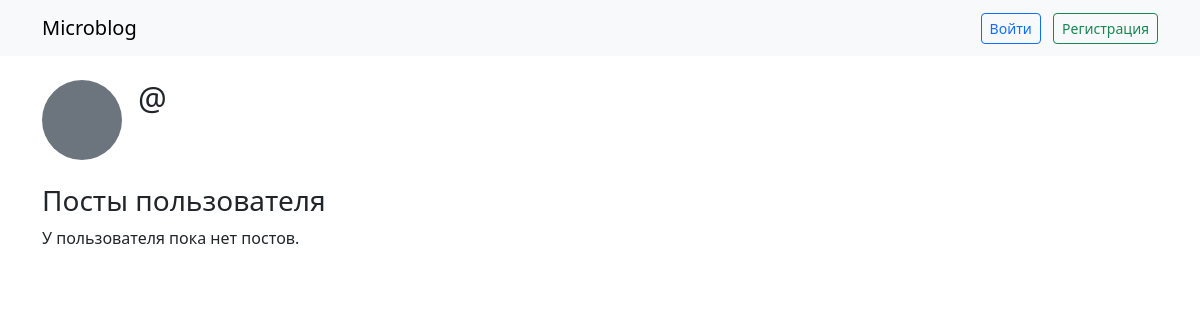
The app's page /profile/1/, older data.
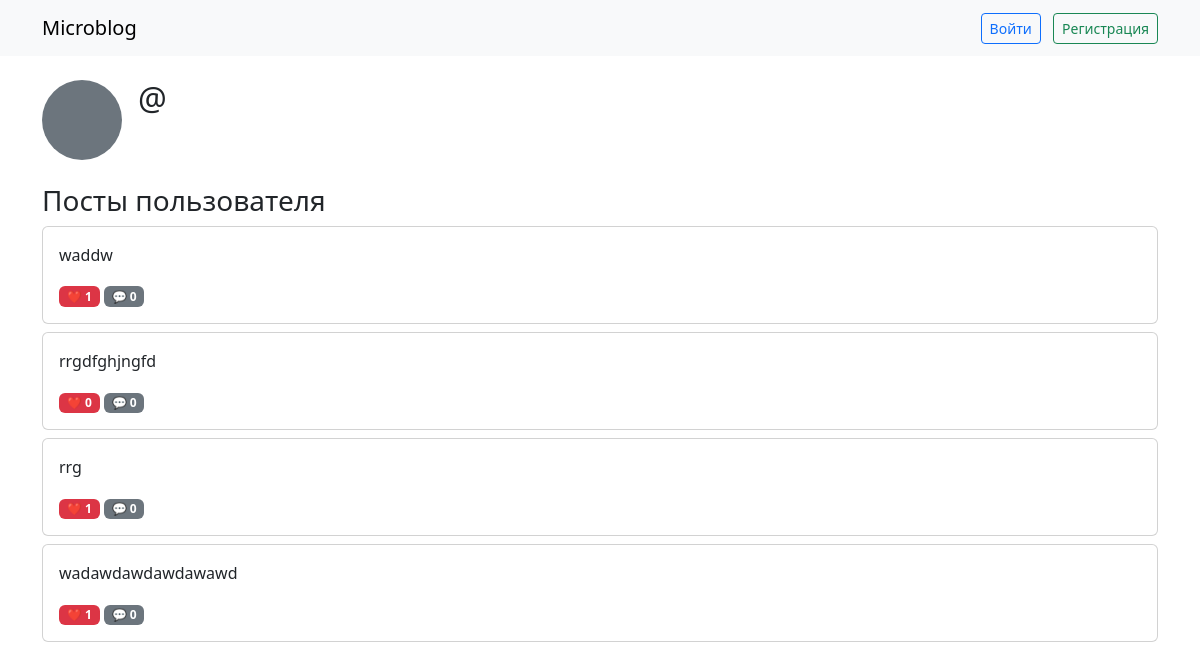
The same page, newer data.
### blog/models.py (models this page shows, shortened)
class Post(models.Model):
    author = models.ForeignKey(User, on_delete=models.CASCADE)
    content = models.TextField()
    created_on = models.DateTimeField(auto_now_add=True)
    updated_on = models.DateTimeField(auto_now=True)
    @property
    def likes_count(self):
        return self.like_set.count()
    @property
    def comments_count(self):
        return self.comment_set.count()

### blog/views.py (the view)
# urls.py: path('profile/<int:pk>/', views.ProfileView.as_view(), name='profile'),
class ProfileView(DetailView):
    model = Profile
    template_name = 'blog/profile.html'
    context_object_name = 'profile'
    def get_context_data(self, **kwargs):
        context = super().get_context_data(**kwargs)
        profile_user = context['profile'].user
        posts = Post.objects.filter(author=profile_user).order_by('-created_on')
        paginator = Paginator(posts, 10)
        page_number = self.request.GET.get('page')
        context['page_obj'] = paginator.get_page(page_number)
        return context

### blog/templates/blog/profile.html (shortened to what this page needs)
{% extends 'blog/base.html' %}
{% block content %}
<div class="d-flex align-items-start mb-4">
    {% if profile_user.profile.avatar %}
        <img src="{{ profile_user.profile.avatar.url }}" class="rounded-circle me-3" style="width:80px;height:80px;object-fit:cover;">
    {% else %}
        <div class="bg-secondary text-white rounded-circle d-flex align-items-center justify-content-center me-3" style="width:80px;height:80px;font-size:2rem;">
        </div>
    {% endif %}
    <div>
        <h2>@{{ profile_user.username }}</h2>
    </div>
</div>
<h3>Посты пользователя</h3>
{% for post in page_obj %}
    <div class="card mb-2">
        <div class="card-body">
            <p>{{ post.content }}</p>
            <div class="mt-2">
                <span class="badge bg-danger">❤️ {{ post.likes_count }}</span>
                <span class="badge bg-secondary">💬 {{ post.comments_count }}</span>
            </div>
        </div>
    </div>
{% empty %}
    <p>У пользователя пока нет постов.</p>
{% endfor %}
{% endblock %}

Row changes from the older to the newer data that the page shows:
added Post: content "waddw", likes_count "1", comments_count "0"
added Post: content "rrgdfghjngfd", likes_count "0", comments_count "0"
added Post: content "rrg", likes_count "1", comments_count "0"
added Post: content "wadawdawdawdawawd", likes_count "1", comments_count "0"
Text that changed along with them:
text no longer shown: "У пользователя пока нет постов."
